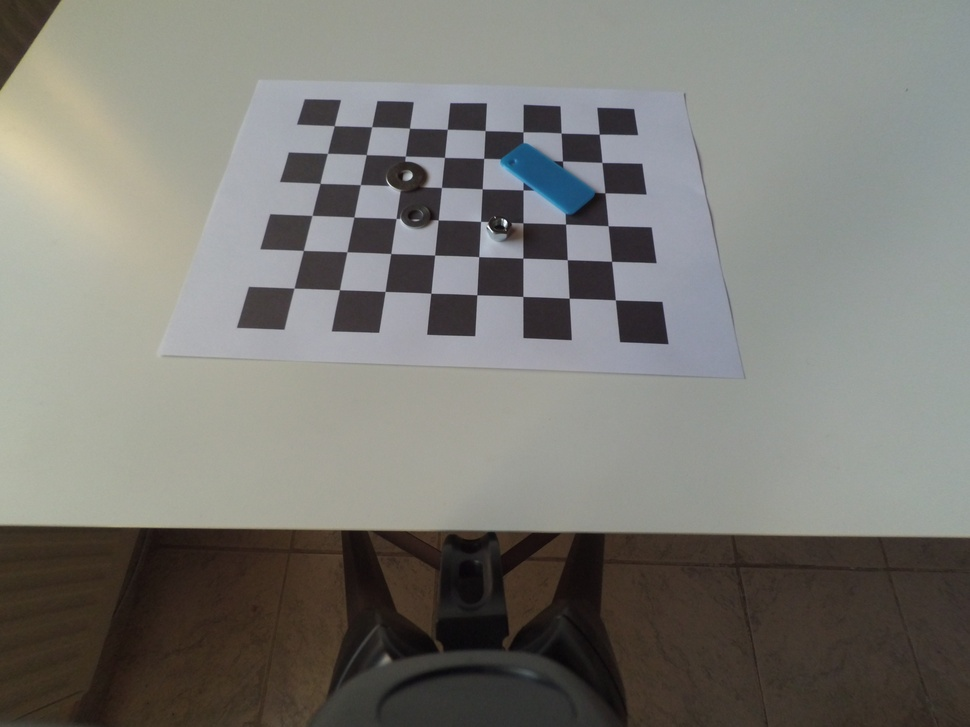
#> input picture chapter-5/frame_4.jpg, 970 x 727 px, shrunk from 4608 x 3456 before the run, found by its file name
$ jupyter execute --allow-errors planar.ipynb
#> lines starting #> are read from the running program, lines starting #| are printed output that depends on the picture
[cell 1]
import cv2
import numpy as np
import matplotlib.pyplot as plt

IMAGE_PATH = "frame_4.jpg"

# Board spec: 8x6 SQUARES, 25 mm each.
# OpenCV's findChessboardCorners wants INNER corners, i.e. (squares - 1)
SQUARES_X, SQUARES_Y = 9, 7
SQUARE_SIZE_MM = 25.0
PATTERN_SIZE = (SQUARES_X - 1, SQUARES_Y - 1)  # (7, 5) inner corners

# --- Load image ---
img = cv2.imread(IMAGE_PATH)
#> img is the input picture: shape (727, 970, 3); mean B, G, R 116.7, 121.9, 122.9
if img is None:
    raise FileNotFoundError(f"Could not read image: {IMAGE_PATH}")
gray = cv2.cvtColor(img, cv2.COLOR_BGR2GRAY)
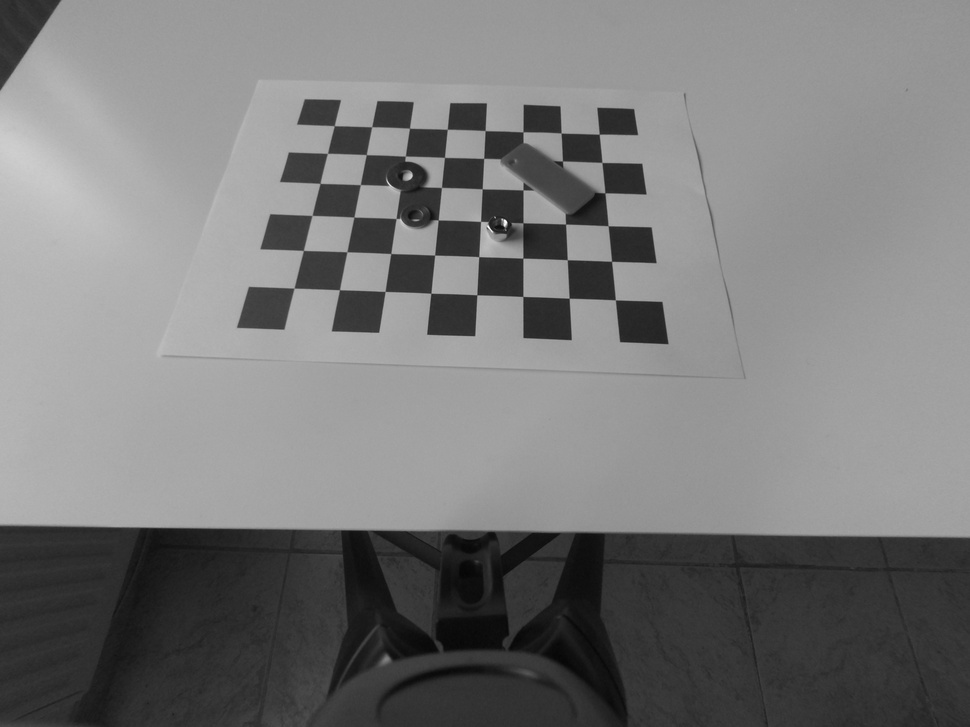
#> gray: shape (727, 970); min 5, max 255, mean 121.7

# --- Detect chessboard inner corners ---
ret, corners = cv2.findChessboardCorners(
    gray, PATTERN_SIZE,
    flags=cv2.CALIB_CB_ADAPTIVE_THRESH + cv2.CALIB_CB_NORMALIZE_IMAGE
)
#> ret = False; corners = None
#> (the rest of this cell did not finish here and is left out)
